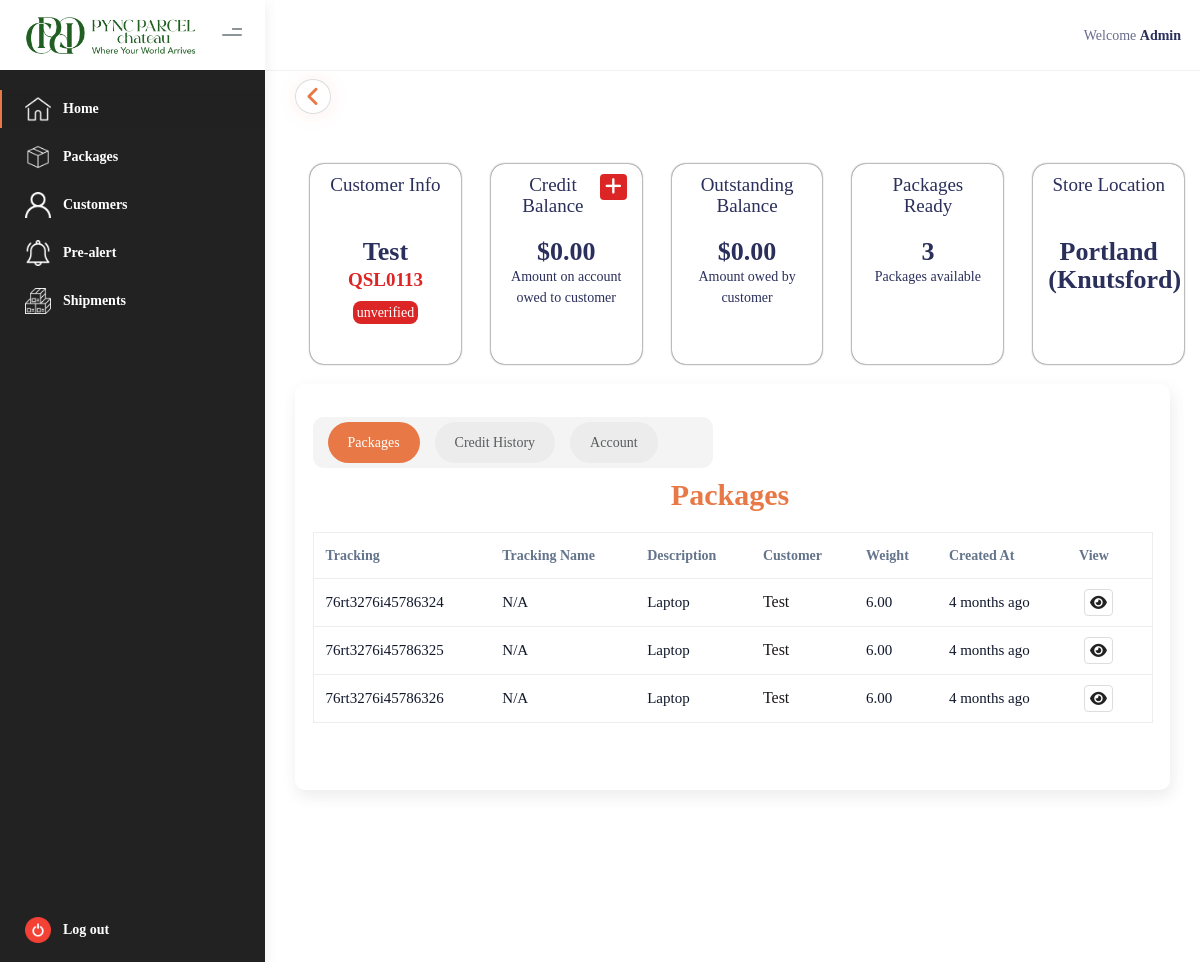
The app's page /admin-dashboard/customer-view.php?user_id=1&user_name=Test&account_number=QSL0113 (signed in) with its own data.
### tables this page shows
CREATE TABLE IF NOT EXISTS users (
    id INT AUTO_INCREMENT PRIMARY KEY,
    first_name VARCHAR(255) NOT NULL,
    last_name VARCHAR(255) NOT NULL,
    email_address VARCHAR(255) UNIQUE NOT NULL,
    phone_number VARCHAR(20),
    date_of_birth DATE,
    account_number VARCHAR(50),
    gender VARCHAR(10),
    file VARCHAR(255),
    address_type VARCHAR(50),
    parish VARCHAR(100),
    region VARCHAR(100),
    address_line1 TEXT,
    address_line2 TEXT,
    password_hash VARCHAR(255) NOT NULL,
    role_as INT DEFAULT 0,
    token_hash VARCHAR(255) DEFAULT NULL,
    token_expired_at DATETIME DEFAULT NULL,
    created_at TIMESTAMP DEFAULT CURRENT_TIMESTAMP,
    updated_at TIMESTAMP DEFAULT CURRENT_TIMESTAMP ON UPDATE CURRENT_TIMESTAMP
);

CREATE TABLE IF NOT EXISTS packages (
    id INT AUTO_INCREMENT PRIMARY KEY,
    tracking_number VARCHAR(50) NOT NULL UNIQUE,
    courier_company VARCHAR(100) DEFAULT NULL,
    describe_package TEXT DEFAULT NULL,
    user_id INT DEFAULT NULL,
    weight DECIMAL(10,2) DEFAULT NULL,
    weight_unit VARCHAR(10) DEFAULT 'lbs',
    value_of_package DECIMAL(10,2) DEFAULT NULL,
    currency VARCHAR(3) DEFAULT 'USD',
    status ENUM(
        'Received at Origin',
        'Preparing Shipment',
        'Shipped',
        'In Transit',
        'At Destination Port',
        'Processing at Customs',
        'Checking for Package',
        'At Sorting Facility',
        'Out for Delivery',
        'Ready for Pickup',
        'Scheduled for Delivery',
        'Delivered'
    ) DEFAULT 'Received at Origin',
    invoice_status ENUM('PENDING', 'PAID', 'OVERDUE') DEFAULT 'PENDING',
    invoice_number VARCHAR(50) DEFAULT NULL,
    invoice_total DECIMAL(10,2) DEFAULT NULL,
    shipment_id INT DEFAULT NULL,
    tracking_name VARCHAR(255) DEFAULT NULL,
    dim_length DECIMAL(10,2) DEFAULT NULL,
    dim_width DECIMAL(10,2) DEFAULT NULL,
    dim_height DECIMAL(10,2) DEFAULT NULL,
    shipment_status VARCHAR(100) DEFAULT NULL,
    shipment_type VARCHAR(100) DEFAULT NULL,
    branch VARCHAR(100) DEFAULT NULL,
    tag VARCHAR(100) DEFAULT NULL,
    courier_id VARCHAR(255) DEFAULT NULL,
    courier_customer_id VARCHAR(255) DEFAULT NULL,
    added_to_shipment_at TIMESTAMP DEFAULT NULL,
    shipment_simple_id VARCHAR(255) DEFAULT NULL,
    warehouse_package_id VARCHAR(255) DEFAULT NULL,
    created_at TIMESTAMP DEFAULT CURRENT_TIMESTAMP,
    updated_at TIMESTAMP DEFAULT CURRENT_TIMESTAMP ON UPDATE CURRENT_TIMESTAMP,
    KEY user_id (user_id),
    KEY shipment_id (shipment_id),
    KEY status (status),
    KEY courier_id (courier_id),
    KEY courier_customer_id (courier_customer_id),
    KEY shipment_simple_id (shipment_simple_id)
);

### function.php (called while the page is built, shortened)
<?php
include('config.php');
 if(isset($_COOKIE['user_id'])) {
      $user =  json_decode( $_COOKIE['user_id']);
      $user_id = $user->id;
}
if (!function_exists('user_account_information')) {
    function user_account_information(){
    global $conn;
    global $user_id;
    $sql = "SELECT * FROM users WHERE id = $user_id";
    $result = mysqli_query($conn,  $sql);
	$rows  =  mysqli_fetch_assoc($result);
	return array (
	 'first_name' => $rows['first_name'],
	 'last_name' => $rows['last_name'],
	 'phone_number' => $rows['phone_number'],
	 'email_address' => $rows['email_address'],
	 'date_of_birth' => $rows['date_of_birth'],
	 'account_number' => $rows['account_number'],
	 'gender' => $rows['gender'],
	 'role_as' => $rows['role_as'],
	 'file' => $rows['file'],
	 'address_type' => $rows['address_type'],
	 'parish' => $rows['parish'],
	 'region' => $rows['region'],
	 'address_line1' => $rows['address_line1'],
	 'address_line2' => $rows['address_line2'],
	 'password_hash' => $rows['password_hash']
	);
    }
};
if (!function_exists('timeAgo')) {
    function timeAgo($datetime, $full = false) {
            $now = new DateTime();
            $ago = new DateTime($datetime);
            $diff = $now->diff($ago);
            $diff->w = floor($diff->d / 7);
            $diff->d -= $diff->w * 7;
            $string = [
                'y' => 'year',
                'm' => 'month',
                'w' => 'week',
                'd' => 'day',
                'h' => 'hour',
                'i' => 'minute',
                's' => 'second',
            ];
            foreach ($string as $k => &$v) {
                if ($diff->$k) {
                    $v = $diff->$k . ' ' . $v . ($diff->$k > 1 ? 's' : '');
                } else {
                    unset($string[$k]);
                }
            }
            if (!$full) $string = array_slice($string, 0, 1);
            return $string ? implode(', ', $string) . ' ago' : 'just now';
    };
}
?>

### admin-dashboard/authorized-admin.php (called while the page is built)
<?php
include_once __DIR__ . '/../function.php';
$base_url = $_SERVER['REQUEST_SCHEME'] . '://' . $_SERVER['HTTP_HOST'] . dirname($_SERVER['SCRIPT_NAME'], 2) . '/';
if(isset($_COOKIE['user_id'])){
    if( user_account_information()['role_as']  == 1 ){
	}else{
	    header('location: ' . $base_url . 'sign-in.php');
        exit();
	}
 }else{
  header('location: ' . $base_url . 'sign-in.php');
  exit();
}
?>

### admin-dashboard/customer-view.php (the view, shortened to what this page needs)
<?php
	include('../config.php');
   	include('../function.php');
   	include('function.php');
    include('authorized-admin.php');
?>
<!DOCTYPE html>
<html lang="en">
  <head>
     <link rel="stylesheet" href="https://cdnjs.cloudflare.com/ajax/libs/AlertifyJS/1.13.1/css/alertify.min.css" />
    <link rel="stylesheet" href="../user-dashboard/assets/css/bootstrap.min.css" />
    <link rel="stylesheet" href="../user-dashboard/assets/css/kaiadmin.min.css" />
	<link rel="stylesheet" href="https://cdnjs.cloudflare.com/ajax/libs/font-awesome/6.7.2/css/all.min.css" />
    <link rel="stylesheet" href="../user-dashboard/assets/css/custom.css" />
    <link rel="stylesheet" href="assets/css/admin.css" />
  </head>
  <body>
    <div class="wrapper admin trackingdetails">
      <div class="sidebar">
        <div class="sidebar-logo">
          <div class="logo-header">
            <a href="../index.php" class="logo">
              <img
                src="assets/img/logo.png"
                alt="navbar brand"
                class="navbar-brand"
              />
            </a>
            <div class="nav-toggle">
              <button class="btn btn-toggle toggle-sidebar">
                <i class="gg-menu-right"></i>
              </button>
            </div>
          </div>
        </div>
        <div class="sidebar-wrapper scrollbar scrollbar-inner">
          <div class="sidebar-content">
            <ul class="nav nav-secondary">
              <li class="nav-item active">
                <a href="index.php">
                   <img class="home-icon" src="assets/img/home.png" alt="home" />
                  <p>Home</p>
                </a>
              </li>
              <li class="nav-item">
                <a href="packages.php">
                  <img class="package-icon" src="assets/img/package.png" alt="package" />
                  <p>Packages</p>
                </a>
			  </li>
			   <li class="nav-item">
                <a href="customers.php">
                  <img class="user-icon" src="assets/img/user.png" alt="User" />
                  <p>Customers</p>
                </a>
              </li>
              <li class="nav-item">
                <a  href="prealerts.php">
                <img class="user-icon" src="assets/img/sidebar-notification.png" alt="User" />
                  <p>Pre-alert</p>
                </a>
              </li>
			  <li class="nav-item">
                <a  href="shipments.php">
                <img class="user-icon" src="assets/img/boxes.png" alt="User" />
                  <p>Shipments</p>
                </a>
              </li>
			    <li class="nav-item log-out">
                <a  href="../user-area/log-out.php">
                <img class="user-icon" src="assets/img/shutdown.png" alt="User" />
                  <p>Log out</p>
                </a>
              </li>
			</ul>
          </div>
        </div>
	  </div>
      <div class="main-panel">
        <div class="main-header">
          <nav
            class="navbar navbar-header navbar-header-transparent navbar-expand-lg border-bottom"
          >
            <div class="container-fluid">
              <ul class="navbar-nav topbar-nav ms-md-auto align-items-center">
                <li class="nav-item">
                      <span class="op-7">Welcome</span>
                      <span class="fw-bold"><?php echo user_account_information()['first_name'] ; ?></span>
                </li>
              </ul>
            </div>
          </nav>
        </div>
      <div class="container">
          <div class="py-5 page-inner">
			  <div class="row">
				<div class=" col-md-12">
				   <div class="beckToCustomer">
				         <a href="customers.php">
					     <i class="fa-solid fa-angle-left"></i>
						 </a>
				   </div>
				    <div class="row" id="Customer_info">
					   <?php
					     if( isset($_REQUEST['user_id']) && isset($_REQUEST['user_name']) && isset($_REQUEST['account_number'])){
							$user_id = $_REQUEST['user_id'];
							$user_sql = "SELECT * FROM users WHERE id = $user_id";
							$user_result = mysqli_query($conn, $user_sql);
							$user_row = mysqli_fetch_array($user_result);
							$balance = 0.00;
							$outstanding = ($balance < 0) ? abs($balance) : 0.00;
							$packages_count_sql = "SELECT COUNT(*) as count FROM packages WHERE user_id = $user_id";
							$packages_count_result = mysqli_query($conn, $packages_count_sql);
							$packages_count_row = mysqli_fetch_array($packages_count_result);
							$packages_count = $packages_count_row['count'];
					    ?>
						<div  class="col-md-3 col-lg-2">
							<p>Customer info</p>
							<h3><?php echo $_REQUEST['user_name'] ; ?></h3>
							<h4><?php echo $_REQUEST['account_number'] ; ?></h4>
                            <div class="text-center"><span><?php echo $user_row['status'] ?? 'unverified'; ?></span></div>
						</div>
						<div  class="col-md-3 col-lg-2">
							<p class="d-flex justify-content-between"> <span>Credit Balance </span>
							  <span data-toggle="modal" data-target="#credit_Increase_area"
								 class="plus-sign">
							      <i  class="fa-solid fa-plus"> </i>
							  </span>
						    </p>
							<h3>$<?php echo number_format($balance, 2); ?></h3>
                            <div class="text-center">
							  Amount on account owed to customer
							</div>
						</div>
						<div class="col-md-3 col-lg-2">
							<p>Outstanding Balance</p>
							<h3>$<?php echo number_format($outstanding, 2); ?></h3>
                            <div class="text-center">
							  Amount owed by customer
							</div>
						</div>
						<div class="col-md-3 col-lg-2 ">
						    <p>Packages Ready</p>
							<h3><?php echo $packages_count; ?></h3>
                            <div class="text-center">
							  Packages available
							</div>
						</div>
					    <div  class="col-md-3 col-lg-2">
							<p>Store Location</p>
							<h3><?php echo $user_row['region'] ?? 'Portland (Knutsford)'; ?></h3>
						</div>
					<div class="package-details customerview">
					   <div class="card">
						<div class="card-body">
							<ul class="nav nav-pills nav-secondary nav-pills-no-bd" id="pills-tab-without-border" role="tablist">
								<li class="nav-item submenu" role="presentation">
									<a class="nav-link active" id="pills-home-tab-nobd" data-bs-toggle="pill" href="#pills-home-nobd" role="tab" aria-controls="pills-home-nobd" aria-selected="true">Packages</a>
								</li>
								<li class="nav-item submenu" role="presentation">
									<a class="nav-link" id="pills-profile-tab-nobd" data-bs-toggle="pill" href="#pills-profile-nobd" role="tab" aria-controls="pills-profile-nobd" aria-selected="false" tabindex="-1">Credit History</a>
								</li>
								<li class="nav-item submenu" role="presentation">
									<a class="nav-link" id="pills-contact-tab-nobd" data-bs-toggle="pill" href="#pills-contact-nobd" role="tab" aria-controls="pills-contact-nobd" aria-selected="false" tabindex="-1">Account</a>
								</li>
							</ul>
						    <div class="mt-2 mb-3 tab-content" id="pills-without-border-tabContent">
							  <div class="tab-pane fade active show" id="pills-home-nobd" role="tabpanel" aria-labelledby="pills-home-tab-nobd">
									<div class="panel packages ">
									<div class="panel-heading">
									 <p style="font-size: 30px;   font-weight: 900; font-weight: 700;color: #E87946;" class="text-center title">Packages</p>
									</div>
											<?php
											    $user_id =  $_REQUEST['user_id'] ;
												$sql = "SELECT * FROM packages WHERE user_id = $user_id";
												if( mysqli_num_rows( mysqli_query($conn, $sql)) > 0  ){
											?>
									  <div class="panel-body table-responsive">
										<table class="table-area ">
											<thead>
												<tr>
													<th>Tracking</th>
													<th>Tracking Name</th>
													<th>Description</th>
													<th>Customer</th>
													<th>Weight</th>
													<th>Created at</th>
													<th>View</th>
												</tr>
											</thead>
											<tbody>
										   <?php
												  $result = mysqli_query($conn, $sql) ;
												  while( $rows = mysqli_fetch_array($result) ){
											?>
												<tr>
													<td><?php echo $rows['tracking_number']; ?></td>
													<td><?php echo $rows['tracking_name'] ? ucfirst($rows['tracking_name']) : 'N/A'; ?></td>
													<td><?php echo $rows['describe_package']; ?></td>
													<td> <span class="customer_name"><?php echo $_REQUEST['user_name']; ?></span> </td>
													<td><?php echo $rows['weight'] ?? 'N/A'; ?></td>
													<td><?php echo timeAgo($rows['created_at']); ?></td>
													<td>
														<ul class="action-list">
															<li>
															  <a href="package-view.php?tracking=<?php echo $rows['tracking_number']; ?>">
																 <i class="fa-solid fa-eye"></i>
															  </a>
															</li>
														</ul>
													</td>
												</tr>
												<?php }; ?>
											</tbody>
										</table>
									</div>
										<?php
										  }else{
												echo "<p class='text-center' style='font-size: 25px'>No Package available.</p>";
										  }
										?>
								</div>
					    </div>
							</div>
						</div>
					</div>
				    </div>
						 <?php
							   }
							   else{
									echo "<p class='text-center' style='font-size: 25px'> Something went wrong</p>";
								 }
						 ?>
				    </div>
				   </div>
			     </div>
	         </div>
          </div>
      </div>
    </div>
  </body>
</html>

### user-dashboard/assets/css/custom.css (style rules this page uses)
body,p,a,li,div,button,input, form, label, td { font-family:avenir-light !important; }
p { font-weight: 400; }
h1, h2, h3, h4, h5, h6, th { font-family:stangith !important; }
p { font-size: 19px; }
html { background: #fff; }
.logo-header img { width: 172px; }
.logo-header { background: #fff; }
.btn.btn-toggle.toggle-sidebar, .sidenav-toggler { height: 24px; width: 26px; text-align: center; }
.main-panel { background-image: url('../img/user-banner.jpg'); background-repeat: no-repeat; background-size: cover; background-position: center; height: unset !important; }
.page-inner { margin-bottom: 100px; }
.sidebar .sidebar-wrapper { background: #000; }
.sidebar-content ul li a p { color: #fff; }
.sidebar-content ul li { display: list-item; margin-bottom: 10px; }
.sidebar-content ul li a img { width: 26px; margin-right: 12px !important; }
.sidebar .nav > .nav-item.active > a p { color: #fff !important; font-weight: 600; }
.sidebar-content .nav-item:nth-child(6) { display: none !important; }
.main-panel { height: unset !important; }
.log-out { position: fixed !important; bottom: 0px; }
.nav-pills.nav-pills-no-bd li a { position: relative; }
.main-header { top: 0px; }

### records on screen
users: first_name "Admin"
users: region "Portland (Knutsford)"
packages: tracking_number "76rt3276i45786324", shows "N/A", describe_package "Laptop", weight "6.00", created_at "4 months ago"
packages: tracking_number "76rt3276i45786325", shows "N/A", describe_package "Laptop", weight "6.00", created_at "4 months ago"
packages: tracking_number "76rt3276i45786326", shows "N/A", describe_package "Laptop", weight "6.00", created_at "4 months ago"

### other values on screen
$_REQUEST['user_name'] "Test"
$_REQUEST['account_number'] "QSL0113"
$user_row['status'] "unverified"
$balance "0.00"
$outstanding "0.00"
$packages_count "3"
